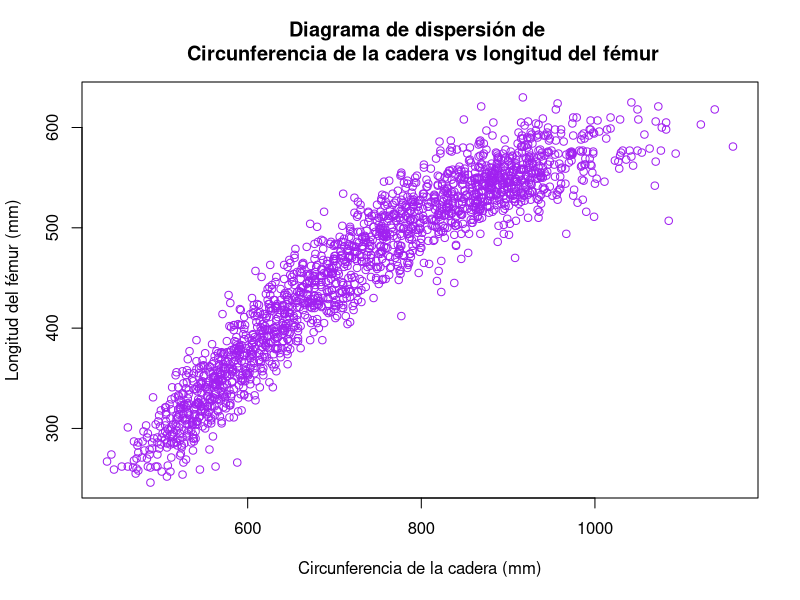
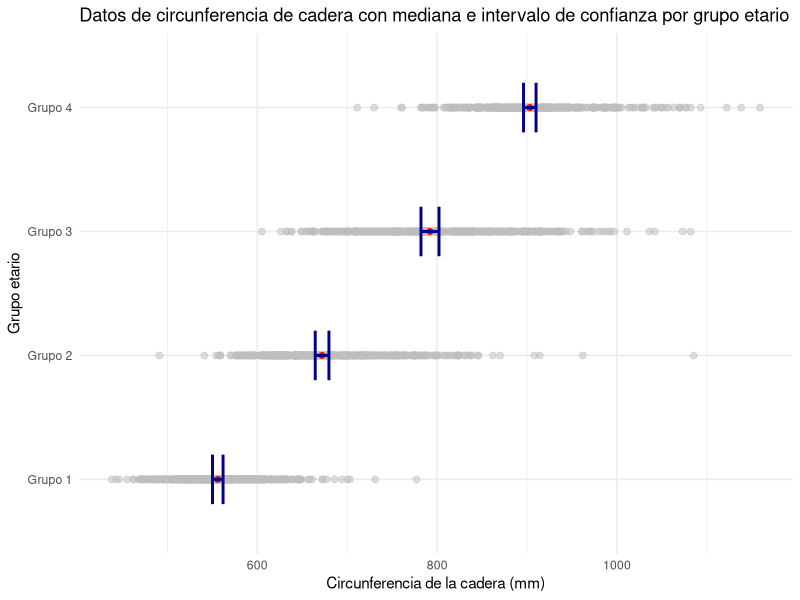
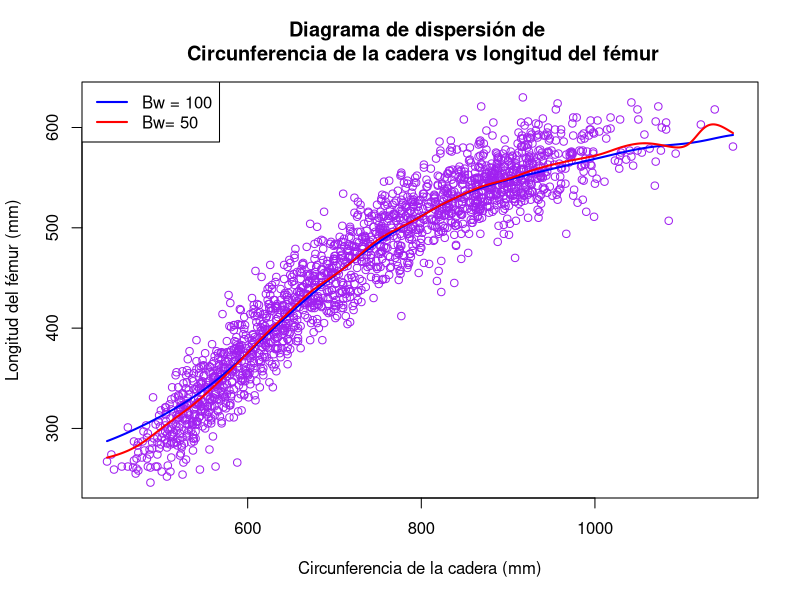
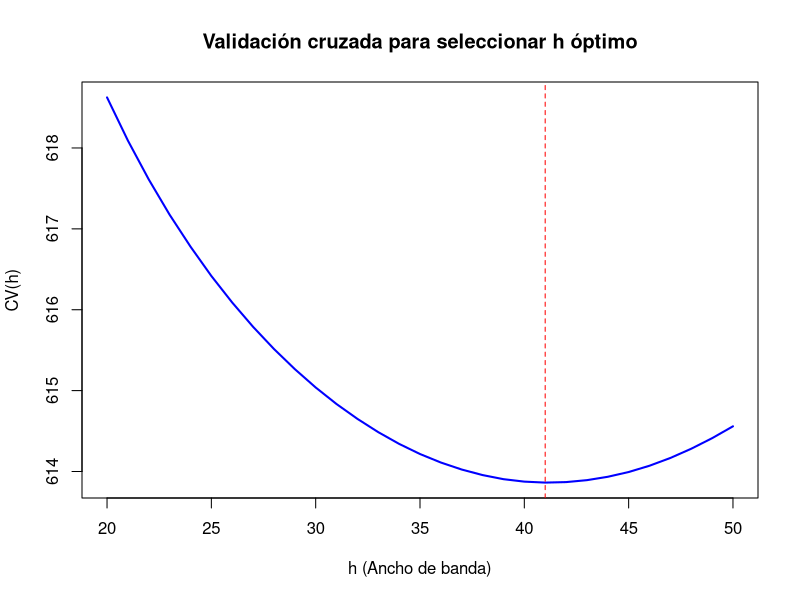
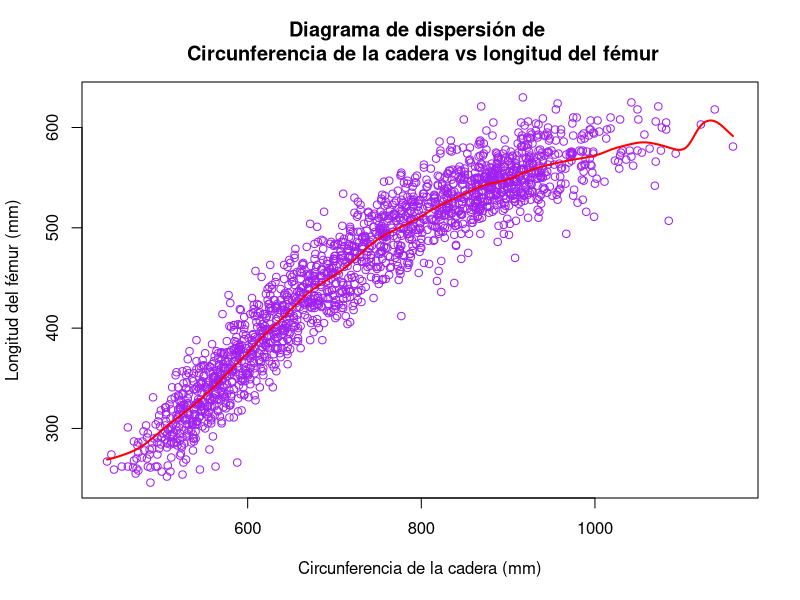
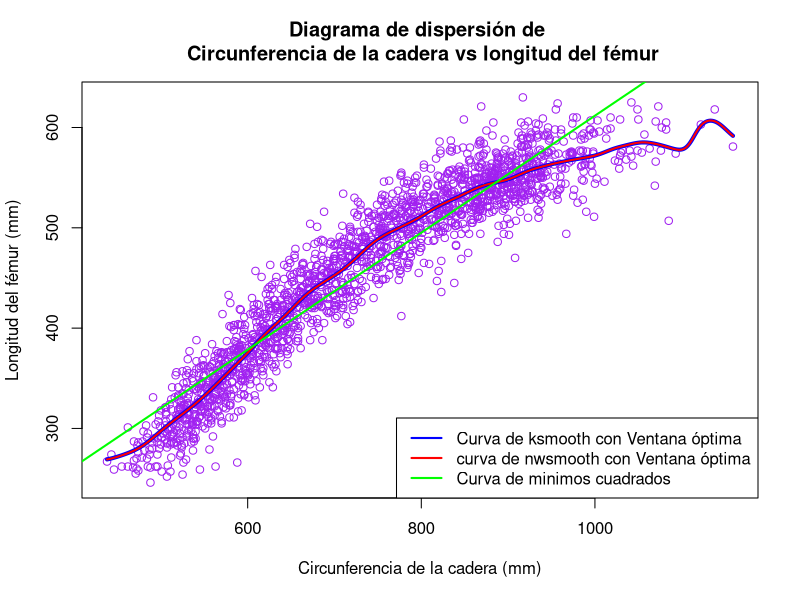
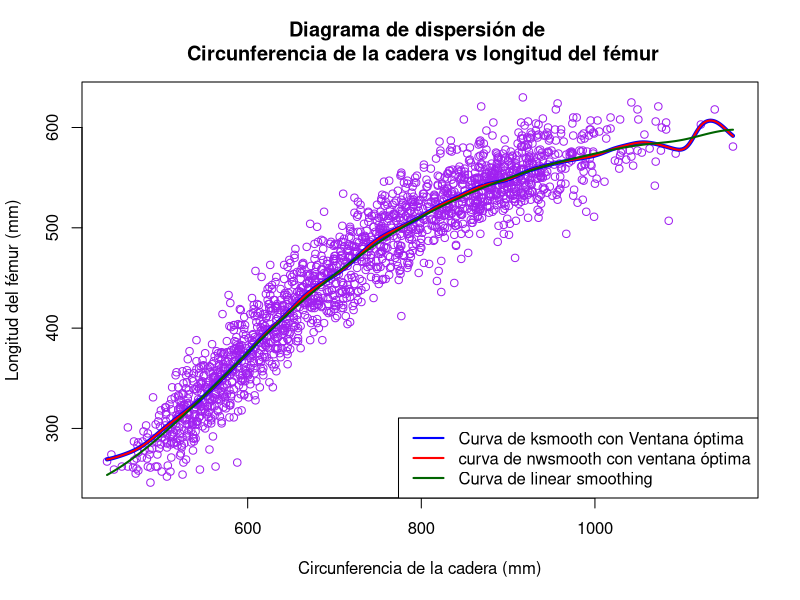

The R script that drew these images, in order:
## ---- chunk 1
knitr::opts_chunk$set(echo = TRUE)
## ---- chunk 2
library(ggplot2)
datos <- read.csv("individuals.csv", sep = ";")
mujeres <- subset(datos, SEX == 2)
mujeres <- subset(mujeres, HIP.CIRCUMFERENCE != 0 & BUTTOCK.KNEE.LENGTH != 0)
plot(mujeres$HIP.CIRCUMFERENCE, mujeres$BUTTOCK.KNEE.LENGTH, main = "Diagrama de dispersión de \n Circunferencia de la cadera vs longitud del fémur",
     xlab = "Circunferencia de la cadera (mm)", ylab = "Longitud del fémur (mm)", col = "purple")
## ---- chunk 3
mujeres_ordenado <- mujeres[order(mujeres$AGE.IN.MONTHS), ]
grupo_etario_1  <- mujeres_ordenado[1:466, ]
grupo_etario_2 <-  mujeres_ordenado[467:932, ]
grupo_etario_3 <-  mujeres_ordenado[933:1399, ]
grupo_etario_4<-  mujeres_ordenado[1400:1866, ]
grupos <- list(grupo_etario_1, grupo_etario_2, grupo_etario_3, grupo_etario_4)
medianas <- numeric(length(grupos))
for (i in 1:length(grupos)) {
  medianas[i] <- median(grupos[[i]]$HIP.CIRCUMFERENCE)
}
for (i in 1:4) {
  cat("Mediana grupo", i, ":" ,medianas[i], "\n")
}
## ---- chunk 4
estimar_se_mediana <- function(datos, B = 1000) {
  theta_boot <- numeric(B)
  for (i in 1:B) {
    n <- length(datos)
    datos_boot <- sample(datos, n, replace = TRUE) #Generamos una muestra para bootstrap resampleando nuestros datos
    theta_boot[i] <- median(datos_boot) # obtenemos su mediana y los guardamos
  }
  se_boot <- sqrt(mean((theta_boot - mean(theta_boot))^2))  # luego obtenemos el desvio de estas medianas
  return(se_boot)
}
intervalos_bootstrap <- list()
for (i in (1:4)){
  se_boot <- estimar_se_mediana(grupos[[i]]$HIP.CIRCUMFERENCE)
  intervalo_boot <- c(medianas[i] - 1.96 * se_boot , medianas[i] + 1.96 * se_boot)
  intervalos_bootstrap[[i]] <- intervalo_boot
}
for (i in 1:4) {
  cat("Intervalo de confianza bootstrap para grupo", i, ": [", round(intervalos_bootstrap[[i]][1], 2), ", ", round(intervalos_bootstrap[[i]][2], 2), "]\n")
}
## ---- chunk 5

estadisticas <- data.frame(
  Grupo = c("Grupo 1", "Grupo 2", "Grupo 3", "Grupo 4"),
  Mediana = medianas,
  IC_lower = sapply(intervalos_bootstrap, `[`, 1),
  IC_upper = sapply(intervalos_bootstrap, `[`, 2)
)

estadisticas$label_pos <- estadisticas$IC_upper + 10  # Posición de la etiqueta para las barras de error
ggplot() +
  geom_point(data = grupo_etario_1, aes(x = HIP.CIRCUMFERENCE, y = rep("Grupo 1", nrow(grupo_etario_1))), color = "gray", size = 2, alpha = 0.5) +
  geom_point(data = grupo_etario_2, aes(x = HIP.CIRCUMFERENCE, y = rep("Grupo 2", nrow(grupo_etario_2))), color = "gray", size = 2, alpha = 0.5) +
  geom_point(data = grupo_etario_3, aes(x = HIP.CIRCUMFERENCE, y = rep("Grupo 3", nrow(grupo_etario_3))), color = "gray", size = 2, alpha = 0.5) +
  geom_point(data = grupo_etario_4, aes(x = HIP.CIRCUMFERENCE, y = rep("Grupo 4", nrow(grupo_etario_4))), color = "gray", size = 2, alpha = 0.5) +
  geom_point(data = estadisticas, aes(x = Mediana, y = Grupo), color = "red", size = 1.7) +
  geom_errorbarh(data = estadisticas, aes(xmin = IC_lower, xmax = IC_upper, y = Grupo), height = 0.4, color = "darkblue", lwd = 1) +
  labs(title = "Datos de circunferencia de cadera con mediana e intervalo de confianza por grupo etario",
       x = "Circunferencia de la cadera (mm)",
       y = "Grupo etario") +
  theme_minimal()
## ---- chunk 6
ajuste_bw_100 <- ksmooth(mujeres$HIP.CIRCUMFERENCE, mujeres$BUTTOCK.KNEE.LENGTH, kernel = "normal", bandwidth = 100)
ajuste_bw_50 <- ksmooth(mujeres$HIP.CIRCUMFERENCE, mujeres$BUTTOCK.KNEE.LENGTH, kernel = "normal", bandwidth = 50)
plot(mujeres$HIP.CIRCUMFERENCE, mujeres$BUTTOCK.KNEE.LENGTH, 
     main = "Diagrama de dispersión de \n Circunferencia de la cadera vs longitud del fémur",
     xlab = "Circunferencia de la cadera (mm)", 
     ylab = "Longitud del fémur (mm)", 
     col = "purple")
lines(ajuste_bw_100$x, ajuste_bw_100$y, col = "blue", lwd = 2)
lines(ajuste_bw_50$x, ajuste_bw_50$y, col = "red", lwd = 2)
legend("topleft",legend = c("Bw = 100","Bw= 50"), col = c("blue","red"),lwd = 2)
## ---- chunk 7
f_obj<- function(h, x, y) {
  cv <- rep(0, length(y))
  for (i in 1:length(y)) {
    xi <- x[-i]
    yi <- y[-i]
    m_estimado <- ksmooth(xi, yi, kernel = "normal", bandwidth = h, x.points = x[i])
    cv[i] <- (y[i] - m_estimado$y)^2
  }
  return(mean(cv))
}
h_optimos <- seq(20, 50, by = 1)
valores_del_error_h_optimo <- sapply(h_optimos, f_obj, x = mujeres$HIP.CIRCUMFERENCE, y = mujeres$BUTTOCK.KNEE.LENGTH)
h_optimo <- h_optimos[which.min(valores_del_error_h_optimo)]
plot(h_optimos, valores_del_error_h_optimo, type = "l", col = "blue", lwd = 2,
     xlab = "h (Ancho de banda)", 
     ylab = "CV(h)", 
     main = "Validación cruzada para seleccionar h óptimo")
abline(v = h_optimo, col = "red", lty = 2)
## ---- chunk 8
nwsmooth <- function(punto, datos_x, datos_y, ancho_banda) {
  # K es la función de núcleo normal
  K <- function(u) {
    return(dnorm(u))
  }
  
  # Calcular los pesos
  pesos <- K((datos_x - punto) / ancho_banda)
  
  # Calcular el numerador y denominador
  numerador <- sum(datos_y * pesos)
  denominador <- sum(pesos)
  
  # Retornar el estimador de Nadaraya-Watson
  if (denominador == 0) {
    return(NA) #sin esto se nos rompía
  } else {
    return(numerador / denominador)
  }
}
nwsmooth_MSE <- function(ancho_banda, datos_x, datos_y) {
  cv <- rep(0, length(datos_y))
  for (i in 1:length(datos_y)) {
    xi <- datos_x[-i]
    yi <- datos_y[-i]
    m_estimado <- nwsmooth(datos_x[i], xi, yi, ancho_banda)
    cv[i] <- (datos_y[i] - m_estimado)^2
  }
  return(mean(cv, na.rm = TRUE)) # Promedio del ECM, ignorando los NA
}

## ---- chunk 9
y = mujeres$BUTTOCK.KNEE.LENGTH
x = mujeres$HIP.CIRCUMFERENCE
ventanas <- seq(20, 50, by = 1)
cv_errors <- rep(0, length(ventanas))
for (j in seq_along(ventanas)) {
  h <- ventanas[j]
  cv_error <- 0
  for (i in 1:length(y)) {
    xi <- x[-i]
    yi <- y[-i]
    m_estimado <- nwsmooth( x[i],xi, yi,h)
    cv_error <- cv_error + (y[i] - m_estimado)^2
    cv_errors[j] <- cv_error/length(y)
    }
  cv_errors[j] <- cv_error/length(y)
}
h_optimo_nwmooth <- ventanas[which.min(cv_errors)]
print(h_optimo_nwmooth)
## ---- chunk 10
y = mujeres$BUTTOCK.KNEE.LENGTH
x = mujeres$HIP.CIRCUMFERENCE
ventanas <- seq(5, 30, by = 1)
cv_errors <- rep(0, length(ventanas))
for (j in seq_along(ventanas)) {
  h <- ventanas[j]
  cv_error <- 0
  for (i in 1:length(y)) {
    xi <- x[-i]
    yi <- y[-i]
    m_estimado <- nwsmooth( x[i],xi, yi,h)
    cv_error <- cv_error + (y[i] - m_estimado)^2
    cv_errors[j] <- cv_error/length(y)
    }
  cv_errors[j] <- cv_error/length(y)
}
h_optimo_nwmooth <- ventanas[which.min(cv_errors)]
print(h_optimo_nwmooth)
## ---- chunk 11
plot(mujeres$HIP.CIRCUMFERENCE, mujeres$BUTTOCK.KNEE.LENGTH, main = "Diagrama de dispersión de \n Circunferencia de la cadera vs longitud del fémur",
     xlab = "Circunferencia de la cadera (mm)", ylab = "Longitud del fémur (mm)", col = "purple")


grilla <- seq(min(mujeres$HIP.CIRCUMFERENCE), max(mujeres$HIP.CIRCUMFERENCE), length.out=500)

# Calcular los valores suavizados para cada punto en x
y_smooth <- sapply(grilla, function(x0) nwsmooth(x0, mujeres$HIP.CIRCUMFERENCE, mujeres$BUTTOCK.KNEE.LENGTH, 15))


lines(grilla, y_smooth, col="red", lwd=2)

## ---- chunk 12
ajuste_bw_optimo <- ksmooth(mujeres$HIP.CIRCUMFERENCE, mujeres$BUTTOCK.KNEE.LENGTH, kernel = "normal", bandwidth = h_optimo)
ajuste_lm <- lm(BUTTOCK.KNEE.LENGTH ~ HIP.CIRCUMFERENCE, data = mujeres)
plot(mujeres$HIP.CIRCUMFERENCE, mujeres$BUTTOCK.KNEE.LENGTH,
     main = "Diagrama de dispersión de \n Circunferencia de la cadera vs longitud del fémur",
     xlab = "Circunferencia de la cadera (mm)", 
     ylab = "Longitud del fémur (mm)", 
     col = "purple")
lines(ajuste_bw_optimo$x, ajuste_bw_optimo$y, col = "blue", lwd = 4)
lines(grilla, y_smooth, col="red", lwd=2)
abline(ajuste_lm, col = "green", lwd = 2)

legend("bottomright",legend = c("Curva de ksmooth con Ventana óptima","curva de nwsmooth con Ventana óptima","Curva de minimos cuadrados"), col = c("blue","red","green"),lwd = 2)
## ---- chunk 13
# Definir la función linearsmooth
linearsmooth <- function(x0,x, y, h) {
  n <- length(x)
  K <- dnorm((x0 - x) / h)  # Kernel normal en el punto x0
  X <- cbind(1, x)
  pesos <- diag(K)
  coef <- solve(t(X) %*% pesos %*% X) %*% t(X) %*% pesos %*% y
  ordenada <- coef[1]
  pendiente <- coef[2]
  return(ordenada + x0*pendiente)
}

grilla_lsmooth <- seq(min(mujeres$HIP.CIRCUMFERENCE), max(mujeres$HIP.CIRCUMFERENCE), length.out=500)

# Calcular el estimador para cada x
valores_lsmooth <- sapply(grilla, function(x0) linearsmooth(x0, mujeres$HIP.CIRCUMFERENCE, mujeres$BUTTOCK.KNEE.LENGTH, 40))



## ---- chunk 14
plot(mujeres$HIP.CIRCUMFERENCE, mujeres$BUTTOCK.KNEE.LENGTH,
     main = "Diagrama de dispersión de \n Circunferencia de la cadera vs longitud del fémur",
     xlab = "Circunferencia de la cadera (mm)", 
     ylab = "Longitud del fémur (mm)", 
     col = "purple")
lines(ajuste_bw_optimo$x, ajuste_bw_optimo$y, col = "blue", lwd = 4)
lines(grilla, y_smooth, col="red", lwd=2)
lines(grilla_lsmooth, valores_lsmooth, col="darkgreen", lwd=2)


legend("bottomright",legend = c("Curva de ksmooth con Ventana óptima","curva de nwsmooth con ventana óptima","Curva de linear smoothing"), col = c("blue","red","darkgreen"),lwd = 2)
